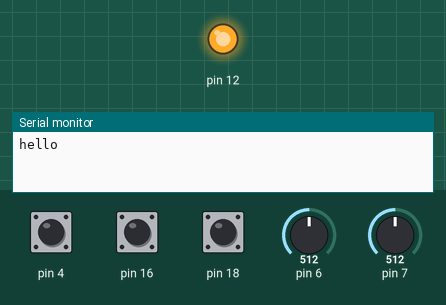
A program run on a simulated Arduino Uno, built with avr-gcc and run on an emulated ATmega328P. Parts: output pins drawn as LEDs (lit = HIGH), the last lines printed to the serial monitor. Inputs (shaded band) come from the test bench; at power-on: pin 4 HIGH, pin 6 = 512, pin 7 = 512, pin 16 HIGH, pin 18 HIGH. Pins used as bus, display or sensor lines are not drawn.

Above: at 0.1 s.
At 55.4 s:
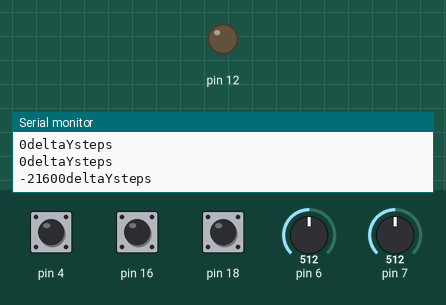
Timing chart, 0 to 56.9 s (numbered marks = the images above):
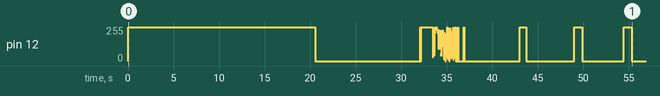

The program:

main.cpp
```cpp
#include <Arduino.h>
#include <config.h>
#include <kinematics.h>

// put function declarations here:
double X,Y,Z;

void setup() {
  //Y motor Pins
  pinMode(pinY, OUTPUT);
  pinMode(dirY, OUTPUT);
  pinMode(homeLimitYMin, INPUT_PULLUP);
//Q1 motor Pins
  pinMode(pinQ1, OUTPUT);
  pinMode(dirQ1, OUTPUT);
  pinMode(homeLimitQ1Min, INPUT_PULLUP);
  //Q1 motor Pins
  pinMode(pinQ2, OUTPUT);
  pinMode(dirQ2, OUTPUT);
  pinMode(homeLimitQ2Max, INPUT_PULLUP);
  //Q3 motor Pins
  pinMode(pinQ3, OUTPUT);
  pinMode(dirQ3, OUTPUT);
  pinMode(homeLimitQ3Max, INPUT_PULLUP);

  Serial.begin(115200);
  Serial.println("hello");
  InverseKinematics(200,0);
  HomeY();
  //Parabolic Curve
  HomeY();
  currentQ3Pos = 0*Q3_STEPS_PER_DEGREE;
  moveQ3(-90);
  HomeQ2();
  delay(1000);
  moveQ2(-90);
  delay(500);
  HomeQ1();
  delay(500);
  moveQ1(90);
  //draw smile
  moveAll(50,200,15);
  delay(1000);
  moveAll(50,200,5);
  delay(1000);
  moveAll(50,200,0);
  delay(500);
  for(float z = 200; z < 400; z += 0.1){
    Y = z;
    X = -(pow((Y-300),2)/400)+75;
    Z = 0;
    moveAll(X,Y,Z);
    //delay(10);
  }
  delay(500);
  moveAll(50,400,50);

  //draw left eye
  moveAll(50,330,15);
  delay(1000);
  moveAll(50,330,5);
  delay(1000);
  moveAll(50,330,0);
  delay(100);
  moveAll(50,330,50);
  delay(500);

  //draw right eye
  moveAll(50,270,15);
  delay(1000);
  moveAll(50,270,5);
  delay(1000);
  moveAll(50,270,0);
  delay(100);
  moveAll(50,270,50);
  delay(500);
//end code

moveAll(0,0,50);
///////////


}

void loop() {
  // put your main code here, to run repeatedly:

}

// put function definitions here:
```
